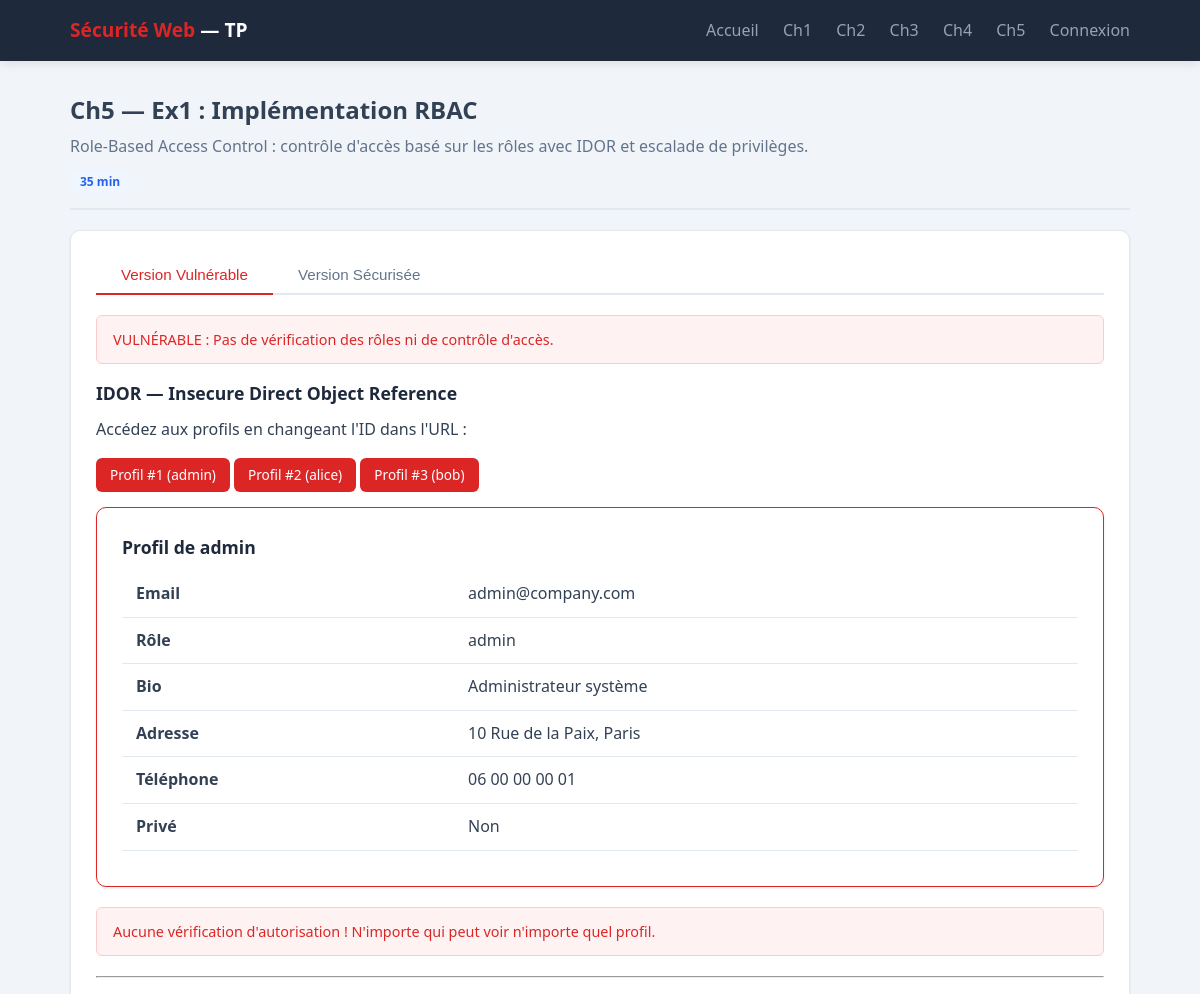
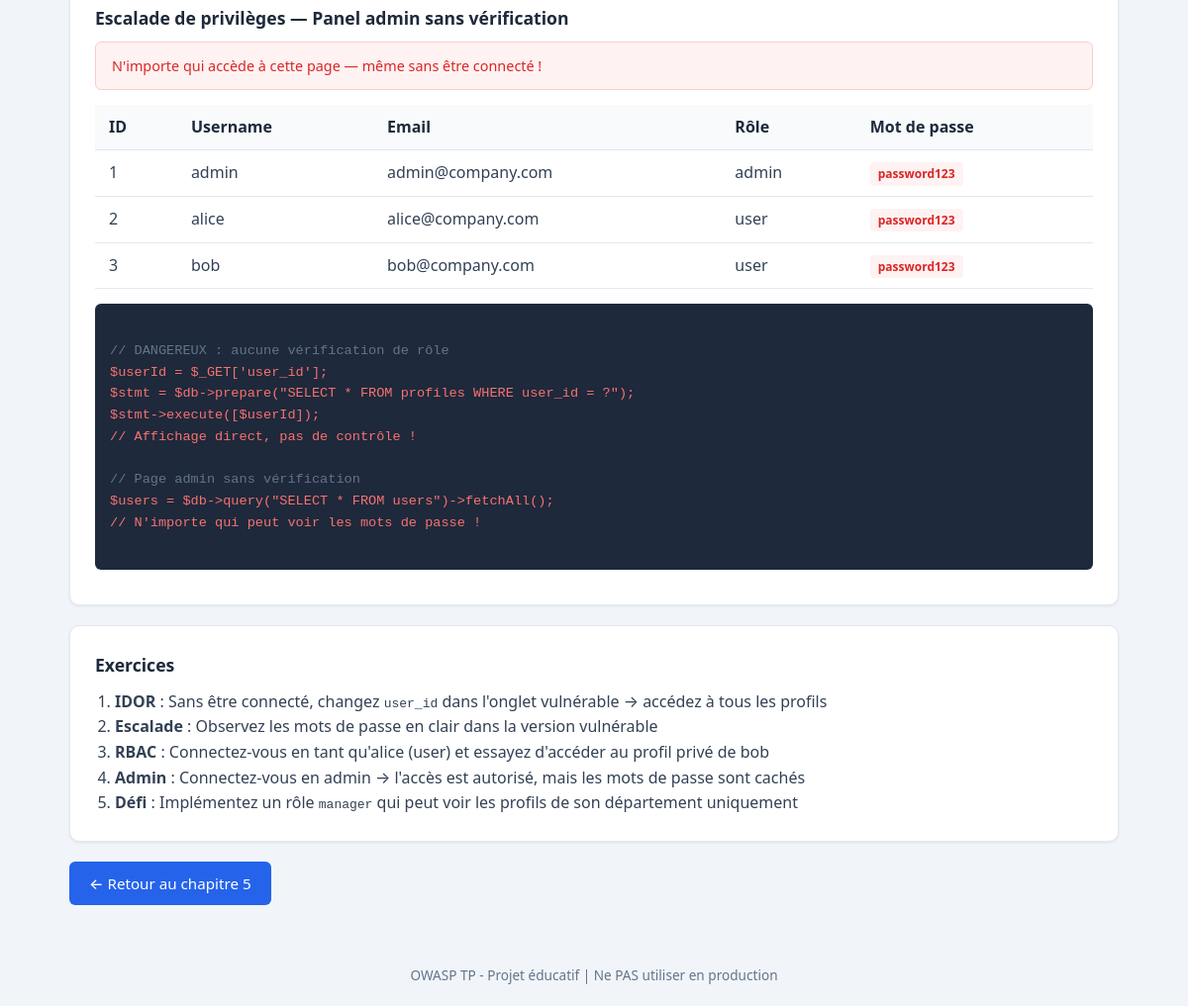
Page /tp/ch05-controle-acces/ex1-rbac.php?mode=vulnerable&user_id=1 on the committed database (2 pictures, top to bottom).
### tables this page shows
CREATE TABLE IF NOT EXISTS profiles (
    id INT AUTO_INCREMENT PRIMARY KEY,
    user_id INT NOT NULL,
    bio TEXT,
    address VARCHAR(255),
    phone VARCHAR(20),
    is_private TINYINT(1) DEFAULT 1,
    FOREIGN KEY (user_id) REFERENCES users(id)
);

CREATE TABLE IF NOT EXISTS users (
    id INT AUTO_INCREMENT PRIMARY KEY,
    username VARCHAR(50) NOT NULL UNIQUE,
    email VARCHAR(100) NOT NULL,
    password VARCHAR(255) NOT NULL,
    password_plain VARCHAR(255) DEFAULT NULL,   
    role ENUM('user', 'admin') DEFAULT 'user',
    session_token VARCHAR(255) DEFAULT NULL,
    reset_token VARCHAR(255) DEFAULT NULL,
    created_at TIMESTAMP DEFAULT CURRENT_TIMESTAMP
);

### config/app.php (called while the page is built, shortened)
<?php
function e($string) {
    return htmlspecialchars($string, ENT_QUOTES, 'UTF-8');
}

### public/tp/ch05-controle-acces/ex1-rbac.php (the view, shortened to what this page needs)
<?php include __DIR__ . '/../../../includes/header.php'; ?>
<div class="page-header">
    <h2>Ch5 — Ex1 : Implémentation RBAC</h2>
    <p>Role-Based Access Control : contrôle d'accès basé sur les rôles avec IDOR et escalade de privilèges.</p>
    <span class="duration">35 min</span>
</div>
<div class="card">
    <div class="tabs">
        <button class="tab active" data-tab="vuln">Version Vulnérable</button>
        <button class="tab secure" data-tab="secure">Version Sécurisée</button>
    </div>
    <div id="vuln" class="tab-content active">
        <div class="alert alert-danger">
            VULNÉRABLE : Pas de vérification des rôles ni de contrôle d'accès.
        </div>
        <h3>IDOR — Insecure Direct Object Reference</h3>
        <p>Accédez aux profils en changeant l'ID dans l'URL :</p>
        <div style="margin:15px 0;">
            <a href="?mode=vulnerable&user_id=1" class="btn btn-sm btn-danger">Profil #1 (admin)</a>
            <a href="?mode=vulnerable&user_id=2" class="btn btn-sm btn-danger">Profil #2 (alice)</a>
            <a href="?mode=vulnerable&user_id=3" class="btn btn-sm btn-danger">Profil #3 (bob)</a>
        </div>
        <?php
        if (isset($_GET['user_id']) && ($_GET['mode'] ?? '') === 'vulnerable') {
            $userId = $_GET['user_id'];
            $db = getDB();
            $stmt = $db->prepare("SELECT u.*, p.bio, p.address, p.phone as profile_phone, p.is_private
                                  FROM users u LEFT JOIN profiles p ON u.id = p.user_id WHERE u.id = ?");
            $stmt->execute([$userId]);
            $profile = $stmt->fetch();
            if ($profile) {
                echo '<div class="card" style="border-color:var(--danger);">';
                echo '<h3>Profil de ' . e($profile['username']) . '</h3>';
                echo '<table>';
                echo '<tr><td><strong>Email</strong></td><td>' . e($profile['email']) . '</td></tr>';
                echo '<tr><td><strong>Rôle</strong></td><td>' . e($profile['role']) . '</td></tr>';
                echo '<tr><td><strong>Bio</strong></td><td>' . e($profile['bio'] ?? 'N/A') . '</td></tr>';
                echo '<tr><td><strong>Adresse</strong></td><td>' . e($profile['address'] ?? 'N/A') . '</td></tr>';
                echo '<tr><td><strong>Téléphone</strong></td><td>' . e($profile['profile_phone'] ?? 'N/A') . '</td></tr>';
                echo '<tr><td><strong>Privé</strong></td><td>' . ($profile['is_private'] ? 'Oui' : 'Non') . '</td></tr>';
                echo '</table></div>';
                echo '<div class="alert alert-danger">Aucune vérification d\'autorisation ! N\'importe qui peut voir n\'importe quel profil.</div>';
            }
        }
        ?>
        <hr style="margin:20px 0;">
        <h3>Escalade de privilèges — Panel admin sans vérification</h3>
        <?php
        $db = getDB();
        $users = $db->query("SELECT id, username, email, role, password_plain, created_at FROM users")->fetchAll();
        ?>
        <div class="alert alert-danger">N'importe qui accède à cette page — même sans être connecté !</div>
        <table>
            <tr><th>ID</th><th>Username</th><th>Email</th><th>Rôle</th><th>Mot de passe</th></tr>
            <?php foreach ($users as $u): ?>
            <tr>
                <td><?= $u['id'] ?></td>
                <td><?= $u['username'] ?></td>
                <td><?= $u['email'] ?></td>
                <td><?= $u['role'] ?></td>
                <td><span class="badge badge-vuln"><?= $u['password_plain'] ?></span></td>
            </tr>
            <?php endforeach; ?>
        </table>
        <div class="code-block" style="margin-top:15px;">
<span class="comment">// DANGEREUX : aucune vérification de rôle</span>
<span class="vulnerable">$userId = $_GET['user_id'];
$stmt = $db->prepare("SELECT * FROM profiles WHERE user_id = ?");
$stmt->execute([$userId]);
// Affichage direct, pas de contrôle !</span>
<span class="comment">// Page admin sans vérification</span>
<span class="vulnerable">$users = $db->query("SELECT * FROM users")->fetchAll();
// N'importe qui peut voir les mots de passe !</span>
        </div>
    </div>
</div>
<div class="card">
    <h3>Exercices</h3>
    <ol style="margin:10px 0 0 20px;">
        <li><strong>IDOR</strong> : Sans être connecté, changez <code>user_id</code> dans l'onglet vulnérable → accédez à tous les profils</li>
        <li><strong>Escalade</strong> : Observez les mots de passe en clair dans la version vulnérable</li>
        <li><strong>RBAC</strong> : Connectez-vous en tant qu'alice (user) et essayez d'accéder au profil privé de bob</li>
        <li><strong>Admin</strong> : Connectez-vous en admin → l'accès est autorisé, mais les mots de passe sont cachés</li>
        <li><strong>Défi</strong> : Implémentez un rôle <code>manager</code> qui peut voir les profils de son département uniquement</li>
    </ol>
</div>
<a href="index.php" class="btn btn-primary">← Retour au chapitre 5</a>
<?php include __DIR__ . '/../../../includes/footer.php'; ?>

### public/css/style.css (style rules this page uses)
:root { --primary: #2563eb; --danger: #dc2626; --success: #16a34a; --warning: #d97706; --dark: #1e293b; --light: #f8fafc; --gray: #64748b; --border: #e2e8f0; }
* { margin: 0; padding: 0; box-sizing: border-box; }
body { font-family: 'Segoe UI', system-ui, -apple-system, sans-serif; background: #f1f5f9; color: #334155; line-height: 1.6; }
.card { background: white; border-radius: 10px; padding: 25px; margin-bottom: 20px; box-shadow: 0 1px 3px rgba(0,0,0,0.08); border: 1px solid var(--border); }
.card h3 { color: var(--dark); margin-bottom: 10px; font-size: 1.1rem; }
.tabs { display: flex; gap: 0; margin-bottom: 20px; border-bottom: 2px solid var(--border); }
.tab { padding: 10px 25px; cursor: pointer; border: none; background: none; font-size: 0.95rem; font-weight: 500; color: var(--gray); border-bottom: 2px solid transparent; margin-bottom: -2px; transition: all 0.2s; }
.tab.active { color: var(--danger); border-bottom-color: var(--danger); }
.tab-content { display: none; }
.tab-content.active { display: block; }
.btn { display: inline-block; padding: 10px 20px; border: none; border-radius: 6px; font-size: 0.95rem; font-weight: 500; cursor: pointer; text-decoration: none; transition: all 0.2s; }
.btn-primary { background: var(--primary); color: white; }
.btn-danger { background: var(--danger); color: white; }
.btn-sm { padding: 6px 14px; font-size: 0.85rem; }
.alert { padding: 12px 16px; border-radius: 6px; margin-bottom: 15px; font-size: 0.9rem; }
.alert-danger { background: #fef2f2; color: var(--danger); border: 1px solid #fecaca; }
.code-block { background: #1e293b; color: #e2e8f0; padding: 15px; border-radius: 6px; font-family: 'Fira Code', 'Consolas', monospace; font-size: 0.85rem; overflow-x: auto; margin: 10px 0; white-space: pre-wrap; }
.code-block .vulnerable { color: #f87171; }
.code-block .comment { color: #64748b; }
table { width: 100%; border-collapse: collapse; margin: 10px 0; }
th, td { padding: 10px 14px; text-align: left; border-bottom: 1px solid var(--border); }
th { background: #f8fafc; font-weight: 600; color: var(--dark); }
.badge { display: inline-block; padding: 2px 8px; border-radius: 4px; font-size: 0.75rem; font-weight: 600; }
.badge-vuln { background: #fef2f2; color: var(--danger); }
.page-header { margin: 30px 0 20px; padding-bottom: 15px; border-bottom: 2px solid var(--border); }
.page-header h2 { font-size: 1.5rem; }
.page-header p { color: var(--gray); margin-top: 5px; }
.duration { display: inline-block; padding: 2px 10px; border-radius: 12px; font-size: 0.75rem; font-weight: 600; background: #eff6ff; color: var(--primary); margin-top: 10px; }

### rows in the picture
profiles: user.username "admin", user.email "admin@company.com", user.role "admin", bio "Administrateur système", address "10 Rue de la Paix, Paris", phone "06 00 00 00 01"
users: id "1", username "admin", email "admin@company.com", role "admin", password_plain "password123"
users: id "2", username "alice", email "alice@company.com", role "user", password_plain "password123"
users: id "3", username "bob", email "bob@company.com", role "user", password_plain "password123"
